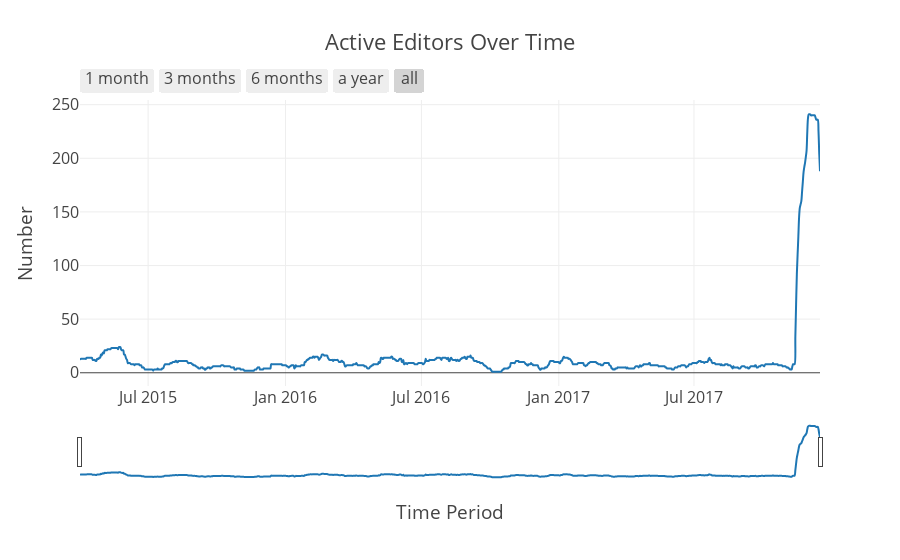

Notebook cell for this chart:
### Code cell
# This one takes a very long time.

INTERVAL_DAYS = 15 # The interval around which an editor is considered active.

author_and_revisions = bb_conn.execute(select([Revision.author_id,
                                               Revision.created_at])).fetchall()
author_and_revisions_groups = it.groupby(sorted(author_and_revisions,
                                                key=__.first), key=__.first)
author_id_to_revisions_dict = dict([(k, list(__.map(__.second, v)))
                                    for k, v in author_and_revisions_groups])

def num_active_around(date, data, interval):
    if hasattr(date, 'second'):
        date = date.date() # because it's actually a datetime

    within_date_range = lambda d: (date - interval) <= d.date() <= (date + interval)
    authors_active_within_date_range =\
        __.select_values(lambda v: __.any(within_date_range, v),
                        author_id_to_revisions_dict)
    return len(authors_active_within_date_range)

# Don't want to query DB for same thing again
revision_created_data = list(__.map(__.second, author_and_revisions))

num_active_around_interval = __.rpartial(num_active_around,
                                         dt.timedelta(days=INTERVAL_DAYS))

plt.iplot(over_time_chart(revision_created_data, title='Active Editors Over Time',
                         num_function=num_active_around_interval),
         config=default_plotly_config)

### Figure 1 — Plotly figure (JSON) as saved in the notebook; plotly's stock layout.template omitted (floating-point values rounded to 4 significant figures; data arrays with more than 128 entries replaced by an {"elided": "..."} marker saying what was removed)
{"data": [{"line": {"shape": "spline"}, "type": "scatter", "x": {"elided": "992 str values"}, "y": {"elided": "992 int values"}}], "layout": {"font": {"size": 16}, "title": "Active Editors Over Time", "xaxis": {"rangeselector": {"buttons": [{"count": 1, "label": "1 month", "step": "month", "stepmode": "backward"}, {"count": 3, "label": "3 months", "step": "month", "stepmode": "backward"}, {"count": 6, "label": "6 months", "step": "month", "stepmode": "backward"}, {"count": 12, "label": "a year", "step": "month", "stepmode": "backward"}, {"step": "all"}]}, "rangeslider": {}, "title": "Time Period", "type": "date"}, "yaxis": {"title": "Number"}}}
